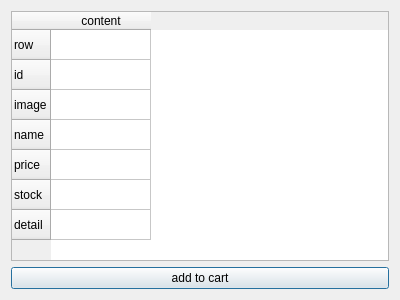
<?xml version="1.0" encoding="UTF-8"?>
<ui version="4.0">
 <class>AddToCartDialog</class>
 <widget class="QDialog" name="AddToCartDialog">
  <property name="geometry">
   <rect>
    <x>0</x>
    <y>0</y>
    <width>400</width>
    <height>300</height>
   </rect>
  </property>
  <property name="windowTitle">
   <string>Dialog</string>
  </property>
  <layout class="QGridLayout" name="gridLayout">
   <item row="1" column="0">
    <widget class="QPushButton" name="addToCartPushButton">
     <property name="text">
      <string>add to cart</string>
     </property>
    </widget>
   </item>
   <item row="0" column="0">
    <widget class="QTableWidget" name="tableWidget">
     <row>
      <property name="text">
       <string>row</string>
      </property>
     </row>
     <row>
      <property name="text">
       <string>id</string>
      </property>
     </row>
     <row>
      <property name="text">
       <string>image</string>
      </property>
     </row>
     <row>
      <property name="text">
       <string>name</string>
      </property>
     </row>
     <row>
      <property name="text">
       <string>price</string>
      </property>
     </row>
     <row>
      <property name="text">
       <string>stock</string>
      </property>
     </row>
     <row>
      <property name="text">
       <string>detail</string>
      </property>
     </row>
     <column>
      <property name="text">
       <string>content</string>
      </property>
     </column>
    </widget>
   </item>
  </layout>
 </widget>
 <resources/>
 <connections/>
</ui>
